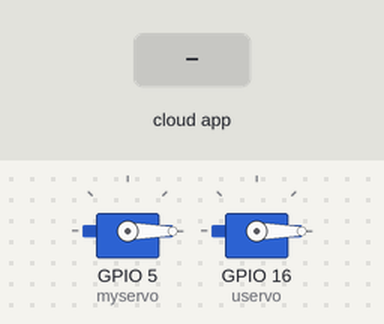
A sketch run on a simulated ESP8266 (NodeMCU). Shown: 2 × servo. The test bench sets the inputs (shaded band). WiFi joins after 1.5 s; servers stay silent unless stated; the Firebase database answers and starts empty; what the sketch prints to the serial monitor is not drawn.

Above: at 2.7 s.
2.8 s: the phone or cloud app sets Gate_Status to 1
At 4.3 s:
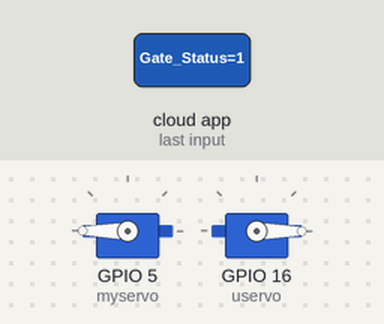
4.6 s: the phone or cloud app sets Feeder_Status to 1
At 6.4 s:
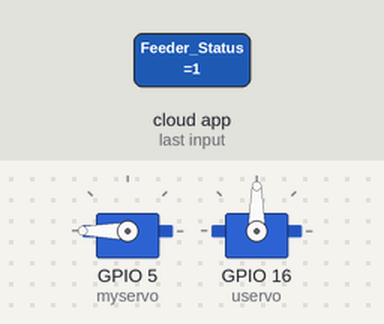
7.2 s: the phone or cloud app sets Gate_Status to 0
At 9.5 s:
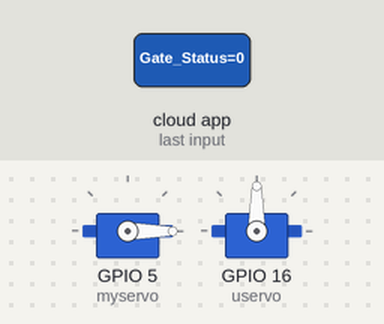
9.8 s: the phone or cloud app sets Feeder_Status to 0
At 11.8 s:
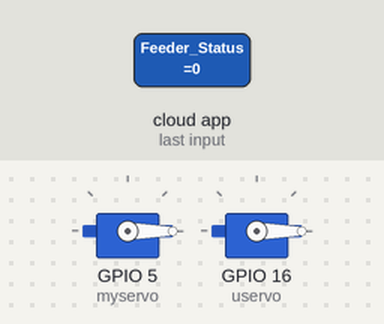
Timing chart, 0 to 13.3 s (numbered marks = the images above; inputs shaded):
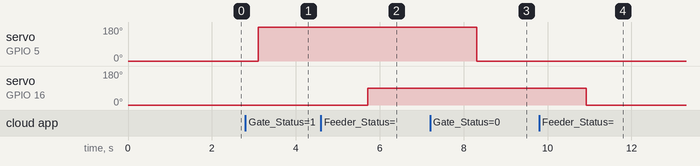

Measured:
- after the input at 2.8 s, servo on GPIO 5 (myservo): 0° → 180° after 0.31 s
- after the input at 4.6 s, servo on GPIO 16 (uservo): 0° → 90° after 1.1 s
- after the input at 7.2 s, servo on GPIO 5 (myservo): 180° → 0° after 1.1 s
- after the input at 9.8 s, servo on GPIO 16 (uservo): 90° → 0° after 1.1 s

The sketch:

serialNodemcu.ino
```cpp
#include <ESP8266WiFi.h>
#include <FirebaseESP8266.h>
#include <ArduinoJson.h>
#include <ESP8266HTTPClient.h>
#include <Servo.h>
#include<SoftwareSerial.h>
SoftwareSerial s(12,14);
Servo myservo;
Servo uservo;

FirebaseData firebase;

int state;
int fstate;

const char* ssid = "pooja";
const char* password = "12345678";
#define FIREBASE_HOST "iotgroup-9df93-default-rtdb.firebaseio.com"
#define FIREBASE_AUTH "rmD2k2TMVkWtaH12bGSm2hvCmnH7Ee5fqvyN2tWs"

void setup() {
 Serial.begin(9600);
 s.begin(9600);
  Serial.print("Wifi connecting to ");
  Serial.println( ssid );

 WiFi.begin(ssid, password);

  Serial.println();
  Serial.print("Connecting");

  while ( WiFi.status() != WL_CONNECTED ) {
    delay(500);
    Serial.print(".");
    while (!Serial) continue;
  }
  Serial.println();

  Serial.println("Wifi Connected Success!");
  Serial.print("NodeMCU IP Address : ");
  Serial.println(WiFi.localIP() );
  Firebase.begin(FIREBASE_HOST, FIREBASE_AUTH);
  Firebase.reconnectWiFi(true);
  myservo.attach(5);
  myservo.write(0);
  uservo.attach(16);
  uservo.write(0);
}

void loop() {
  if (Firebase.getString(firebase, "SmartZooControl/Gate_Status")) {
    if (firebase.dataType() == "string") {
      String status = firebase.stringData();
       state = status.toInt();
      Serial.println(state);
    }
   }
  else {
    Serial.println(firebase.errorReason());
  }
    if (Firebase.getString(firebase, "SmartZooControl/Feeder_Status")) {
    if (firebase.dataType() == "string") {
      String fstatus = firebase.stringData();
       fstate = fstatus.toInt();
      Serial.println(fstate);
    }
   }
  else {
    Serial.println(firebase.errorReason());
  }
  if(state == 1 ){
      myservo.write(180);
    }
    if(state == 0){
       myservo.write(0);
      }
if(fstate == 1 ){
      uservo.write(90);
    }
    if(fstate == 0){
       uservo.write(0);
      }
      StaticJsonBuffer<1000> jsonBuffer;
  JsonObject& root = jsonBuffer.parseObject(s);

  if (root == JsonObject::invalid())
  {
    return;
  }
  //Print the data in the serial monitor
  Serial.println("JSON received and parsed");
  root.prettyPrintTo(Serial);
  Serial.println("");
  Serial.print("RFDI ");
  int rfid=root["rfid"];
  Serial.println(rfid);
  Serial.print("Heart Beat    ");
  String heart=root["heartbeat"];
  Serial.println(heart);
  Serial.println("");
  Serial.println("---------------------xxxxx--------------------");
 Serial.println("");
 String info1 = "Tiger__1267__Chronic_Heart_Problem_" + heart ;
 Serial.println(info1);
 String info2 = "Hippopotamus_374654_Good_Health_Condition_" + heart;
 String data;
 if(rfid == 1){
    data = info1;
  }
   if(rfid == 2){
    data = info2;
  }
   if (Firebase.setString(firebase, "SmartZooControl/RFID_INFO",data )) {
      Serial.println("successful");
    }
  else {
    Serial.println(firebase.errorReason());
  }
}
```
